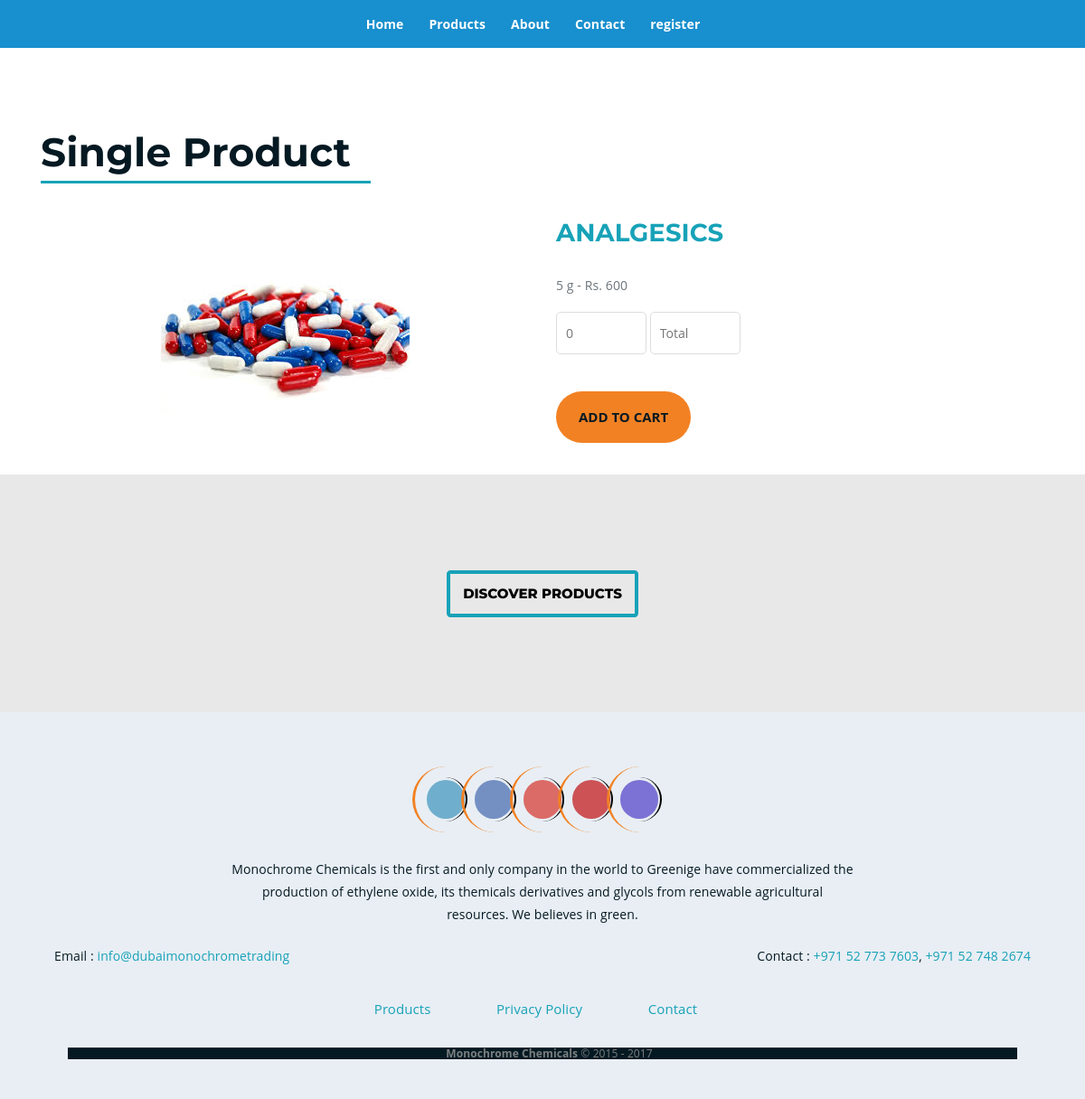
Page /single/23 on the committed database.
### cstoreapp/models.py (models this page shows)
class productdb(models.Model):
    pname=models.CharField(max_length=100,null=True,blank=False)
    weight=models.IntegerField(null=True,blank=False)
    price=models.IntegerField(null=True,blank=False)
    image=models.ImageField(upload_to='image',null=True,blank=False)

### dstoreapp/views.py (the view)
# urls.py: path('single/<int:pid>',views.single,name='single'),
def single(request,pid):
    data=productdb.objects.filter(id=pid)
    return render(request,'single.html',{'data':data})

### dstoreapp/templates/single.html (shortened to what this page needs)
{% load static %}
<!doctype html>
<html lang="en">
  <head>
    <link rel="stylesheet" href="{% static 'new/css/bootstrap.min.css' %}">
	<link rel="stylesheet" href="{% static 'new/css/main.css' %}">
	<link rel="stylesheet" href="{% static 'new/css/style.css' %}">
  </head>
  <body class="index is-preload">
    <div id="page-wrapper">
	<section class="">
			<nav class="navbar navbar-dark navbar-expand-md justify-content-between fixed-top bg-blue">
					<div class="container-fluid">
						<div class="navbar-collapse collapse dual-nav w-50 order-1 order-md-0">
							<ul class="navbar-nav">
								<li class="nav-item">
									<a class="nav-link pl-0" href="{% url 'indexa' %}">Home <span class="sr-only">Home</span></a>
								</li>
								<li class="nav-item">
									<a class="nav-link" href="products.html">Products</a>
								</li>
								<li class="nav-item">
									<a class="nav-link" href="about.html">About </a>
								</li>
								<li class="nav-item">
									<a class="nav-link" href="contact.html">Contact</a>
								</li>
                                <li class="nav-item">
									<a class="nav-link" href="contact.html">register</a>
								</li>
							</ul>
						</div>
					</div>
				</nav>
		  </section>
		  <div class="container">
			<div class="row justify-content-start align-self-center heading-block pb-2 product-single">
				<div class="col-sm-8 text-left align-middle text--small--mobile line-after">
					<h1 class="mb-2 fs-44">
						Single Product
					</h1>
				</div>
			</div>
			{% for i in data %}
			<form method="post" action="{% url 'cart1' pid=i.id %}">
			<div class="row justify-content-start align-self-center pb-4">
				<div class="col-sm-6 text--small--mobile d-flex align-items-center">
					<img src="{{i.image.url}}" class="img-fluid mx-auto d-block">
				</div>
				<div class="col-sm-6 text-left align-baseline text--small--mobile product-description pt-5 pt-md-0">
						<h1 class="text-info">{{i.pname}}</h1>
						<p class="text-muted">{{i.weight}} g - Rs. {{i.price}}</p>
						<ul class="list-unstyled product-item-description">
							<div class="single-product-form">
									<input type="number" placeholder="0" min="1" max="20" id="qua" name="quantity">
									<input type="number" placeholder="Total" id="tot" name="total"><br><br>
									<input type="submit" value="Add to Cart" class="cart-btn">
							</div>
						</ul>
					</div>
				</form>
					{% endfor %}
			</div>
		</div>
		<section class="discover-products">
			<div class="special container">
				<div class="row justify-content-center align-items-center">
					<div class="col-12 col-md-6 text-center text--small--mobile">
						<div class="product-item-image montserrat">
							<a href="products.html"><button type="button" class="fs-15 btn btn-lg btn-outline-info mx-auto text-uppercase">Discover Products</button></a>
						</div>
					</div>
				</div>
			</div>
		</section>
				<footer id="footer" class="fs-15 merriweather">
					<ul class="icons">
						<li><a href="#" class="icon circle fa-twitter icon-twitter"><span class="label">Twitter</span></a></li>
						<li><a href="#" class="icon circle fa-facebook icon-facebook-f"><span class="label">Facebook</span></a></li>
						<li><a href="#" class="icon circle fa-google-plus icon-google-plus2"><span class="label">Google+</span></a></li>
						<li><a href="#" class="icon circle fa-github icon-pinterest2"><span class="label">Github</span></a></li>
						<li><a href="#" class="icon circle fa-dribbble icon-instagram"><span class="label">Dribbble</span></a></li>
					</ul>
					<div class="row justify-content-center pt-4 pb-4">
							<div class="col-12 col-sm-8">
								<p>Monochrome Chemicals is the first and only company in the world to Greenige have commercialized the production of ethylene oxide, its themicals derivatives and glycols from renewable agricultural resources. We believes in green.</p>
							</div>
						</div>
					<div class="row justify-content-center justify-content-md-between flex-column flex-md-row">
						<p>Email : <a href="#">info@dubaimonochrometrading</a></p>
						<p>Contact : <a href="#">+971 52 773 7603</a>, <a href="#">+971 52 748 2674</a></p>
					</div>
					<ul class="icons col-sm-5 d-flex justify-content-around mx-auto pt-4 pb-4">
						<li><a href="#"><span class="label">Products</span></a></li>
						<li><a href="#"><span class="label">Privacy Policy</span></a></li>
						<li><a href="#"><span class="label">Contact</span></a></li>
					</ul>
					<ul class="copyright">
						<li><a href="#">Monochrome Chemicals</a> &copy; 2015 - 2017</li><li></li>
					</ul>
				</footer>
	</head>
  </body>
</html>

### dstoreapp/static/new/assets/css/main.css (style rules this page uses)
html { font-size: 14px; font-weight: 400; line-height: 28px; height: 100%; }
body { font-family: "Open Sans", sans-serif; font-weight: 400; font-size: 1rem; letter-spacing: 0.1px; line-height: 1.8; color: #051922; overflow-x: hidden; }
body img { max-width: 100%; }
a { cursor: pointer; text-decoration: none; -webkit-transition: all 0.2s ease-in-out; -o-transition: all 0.2s ease-in-out; transition: all 0.2s ease-in-out; }
h1, .h1, h2, .h2, h3, .h3, h4, .h4, h5, .h5, h6, .h6 { font-family: "Poppins", sans-serif; font-weight: 700; margin: 0 0 1.25rem 0; color: #051922; }
h1:last-child, .h1:last-child, h2:last-child, .h2:last-child, h3:last-child, .h3:last-child, h4:last-child, .h4:last-child, h5:last-child, .h5:last-child, h6:last-child, .h6:last-child { margin: 0; }
h1, .h1 { font-size: 4rem; font-weight: 700; line-height: 4rem; }
p { font-family: "Open Sans", sans-serif; font-weight: 400; font-size: 1rem; letter-spacing: 0.1px; line-height: 1.8; color: #051922; margin: 0 0 1.25rem 0; }
p:last-child { margin: 0; }
.circle { width: 8vmax; height: 8vmax; border-right: 4px solid #000; border-radius: 50%; -webkit-animation: spinRight 800ms linear infinite; animation: spinRight 800ms linear infinite; }
.circle:before { content: ''; width: 6vmax; height: 6vmax; display: block; position: absolute; top: calc(50% - 3vmax); left: calc(50% - 3vmax); border-left: 3px solid #F28123; border-radius: 100%; -webkit-animation: spinLeft 800ms linear infinite; animation: spinLeft 800ms linear infinite; }
.circle:after { content: ''; width: 6vmax; height: 6vmax; display: block; position: absolute; top: calc(50% - 3vmax); left: calc(50% - 3vmax); border-left: 3px solid #F28123; border-radius: 100%; -webkit-animation: spinLeft 800ms linear infinite; animation: spinLeft 800ms linear infinite; width: 4vmax; height: 4vmax; top: calc(50% - 2vmax); left: calc(50% - 2vmax); border: 0; border-right: 2px solid #000; -webkit-animation: none; animation: none; }
ul.navbar-nav li.nav-item a.nav-link, ul.navbar-nav li.nav-item.active a.nav-link { color: #051922; }
ul.navbar-nav li.nav-item a.nav-link, ul.navbar-nav li.nav-item.active a.nav-link { color: #fff; font-weight: 700; margin-right: 14px; }
ul.navbar-nav { margin: 0 auto; }
.copyright { background-color: #051922; border-top: 1px solid #232a35; }
.copyright a { color: #F28123; font-weight: 700; }
input[type="submit"] { -webkit-transition: 0.3s; -o-transition: 0.3s; transition: 0.3s; border-radius: 50px !important; }
html, body { height: 100%; }
input[type="submit"] { background-color: #F28123; color: #051922; font-weight: 700; text-transform: uppercase; font-size: 15px; border: none !important; cursor: pointer; padding: 15px 25px; border-radius: 3px; }
input[type="number"] { border: 1px solid #ddd; border-radius: 5px; padding: 10px; width: 100px; margin-bottom: 15px; }

### rows in the picture
productdb: image (picture), pname "ANALGESICS", weight "5", price "600"
